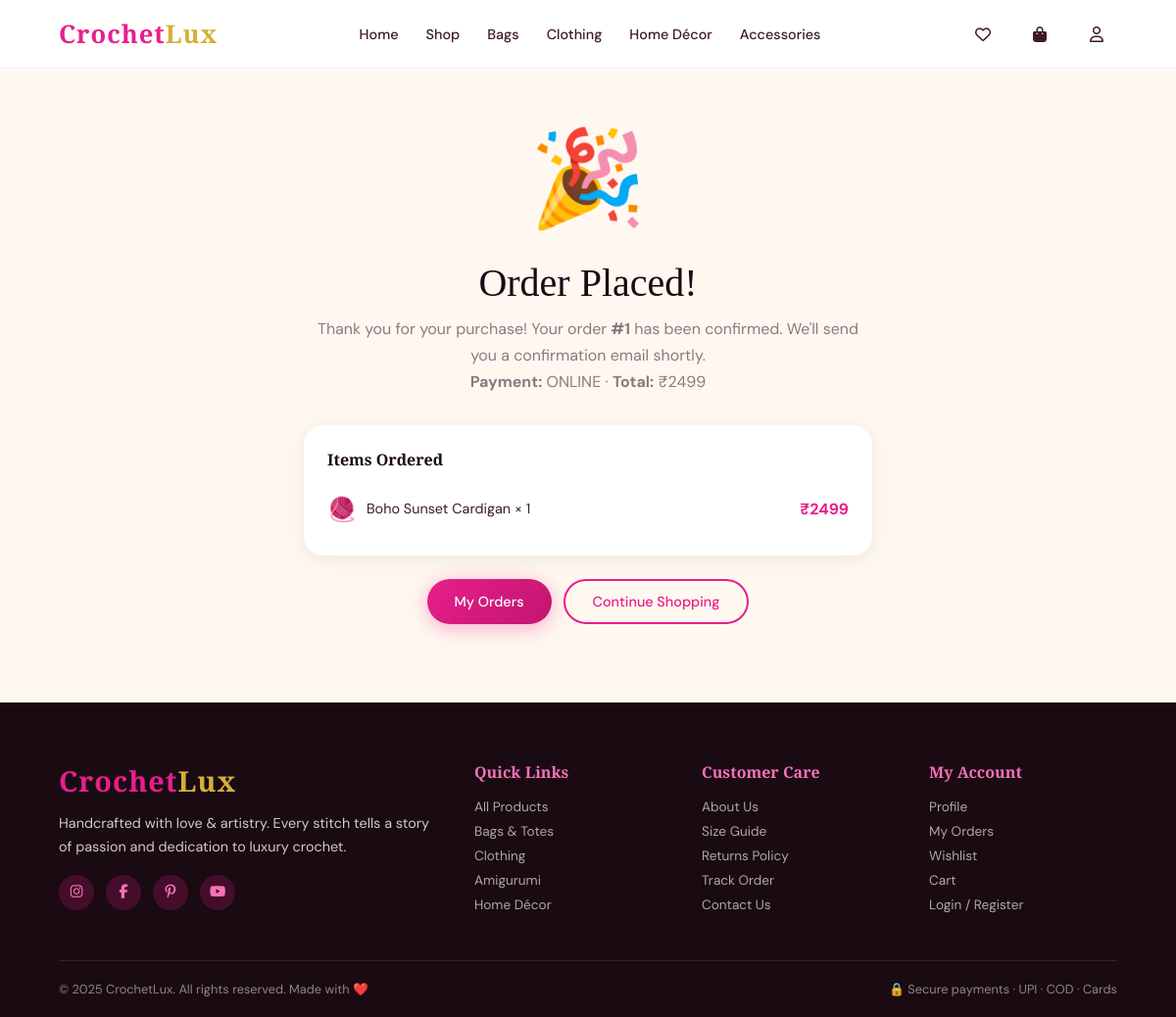
/order/success/1 (signed in), run on the app's committed database.
### tables this page shows
CREATE TABLE orders (
            id INTEGER PRIMARY KEY AUTOINCREMENT,
            user_id INTEGER,
            address_id INTEGER,
            total REAL,
            payment_method TEXT,
            payment_status TEXT DEFAULT 'pending',
            order_status TEXT DEFAULT 'placed',
            razorpay_order_id TEXT,
            created_at TIMESTAMP DEFAULT CURRENT_TIMESTAMP, coupon_code TEXT, discount REAL DEFAULT 0,
            FOREIGN KEY(user_id) REFERENCES users(id)
        );

CREATE TABLE order_items (
            id INTEGER PRIMARY KEY AUTOINCREMENT,
            order_id INTEGER,
            product_id INTEGER,
            quantity INTEGER,
            price REAL,
            FOREIGN KEY(order_id) REFERENCES orders(id),
            FOREIGN KEY(product_id) REFERENCES products(id)
        );

CREATE TABLE products (
            id INTEGER PRIMARY KEY AUTOINCREMENT,
            name TEXT NOT NULL,
            description TEXT,
            price REAL NOT NULL,
            original_price REAL,
            category TEXT,
            stock INTEGER DEFAULT 0,
            image TEXT,
            images TEXT DEFAULT '[]',
            is_featured INTEGER DEFAULT 0,
            created_at TIMESTAMP DEFAULT CURRENT_TIMESTAMP
        );

### app.py (the view)
@app.route('/order/success/<int:oid>')
@login_required
def order_success(oid):
    db    = get_db()
    order = db.execute("SELECT * FROM orders WHERE id=? AND user_id=?",
                       (oid, session['user_id'])).fetchone()
    if not order: db.close(); return redirect(url_for('my_orders'))
    items = db.execute("""SELECT oi.*,p.name,p.image FROM order_items oi
                          JOIN products p ON oi.product_id=p.id WHERE oi.order_id=?""",
                       (oid,)).fetchall()
    db.close()
    return render_template('order_success.html', order=order, items=items, cart_count=0)

### app.py (called while the page is built)
def get_db():
    db = sqlite3.connect('crochet.db')
    db.row_factory = sqlite3.Row
    return db

def login_required(f):
    @wraps(f)
    def dec(*a, **kw):
        if 'user_id' not in session:
            flash('Please login first', 'error')
            return redirect(url_for('login'))
        return f(*a, **kw)
    return dec

### templates/order_success.html (shortened to what this page needs)
{% extends 'base.html' %}
{% block content %}
<div class="success-wrapper">
  <div class="success-icon">🎉</div>
  <div class="success-title">Order Placed!</div>
  <p class="success-sub">
    Thank you for your purchase! Your order <strong>#{{ order['id'] }}</strong> has been confirmed.
    We'll send you a confirmation email shortly.<br>
    <strong>Payment:</strong> {{ order['payment_method']|upper }} ·
    <strong>Total:</strong> ₹{{ "%.0f"|format(order['total']) }}
  </p>
  <div class="order-card">
    <h4>Items Ordered</h4>
    {% for item in items %}
    <div class="order-item-row">
      <span style="font-size:1.5rem">{% if item['image'] %}🧶{% else %}🧶{% endif %}</span>
      <span style="flex:1;font-size:.9rem">{{ item['name'] }} × {{ item['quantity'] }}</span>
      <span style="font-weight:700;color:var(--pink)">₹{{ "%.0f"|format(item['price']*item['quantity']) }}</span>
    </div>
    {% endfor %}
  </div>
  <div class="success-actions">
    <a href="/orders" class="btn btn-primary">My Orders</a>
    <a href="/shop" class="btn btn-outline">Continue Shopping</a>
  </div>
</div>
{% endblock %}

### templates/base.html (style rules this page uses)
:root { --pink:#E91E8C; --pink-light:#f472b6; --pink-pale:#fff0f7; --pink-deep:#c0166e; --cream:#FFF8F0; --cream2:#fce4ec; --gold:#d4af37; --dark:#1a0a12; --text:#3d1a28; --gray:#8a7a82; --white:#ffffff; --radius:16px; --shadow:0 8px 40px rgba(233,30,140,0.15); --shadow2:0 20px 60px rgba(233,30,140,0.25); }
* { margin:0;padding:0;box-sizing:border-box }
html { scroll-behavior:smooth }
body { font-family:'DM Sans',sans-serif;background:var(--cream);color:var(--text);overflow-x:hidden }
a { text-decoration:none;color:inherit }
.btn { display:inline-flex;align-items:center;gap:8px;padding:12px 28px;border-radius:50px;font-size:.9rem;font-weight:500;cursor:pointer;transition:.3s;border:none;font-family:'DM Sans',sans-serif }
.btn-primary { background:linear-gradient(135deg,var(--pink),var(--pink-deep));color:#fff;box-shadow:0 4px 20px rgba(233,30,140,.35) }
.btn-outline { background:transparent;border:2px solid var(--pink);color:var(--pink) }

### templates/order_success.html (style rules this page uses)
.success-wrapper { padding:120px 5% 80px;text-align:center;max-width:700px;margin:0 auto }
.success-icon { font-size:6rem;animation:popIn .6s cubic-bezier(.34,1.56,.64,1) }
.success-title { font-family:'Playfair Display',serif;font-size:2.5rem;color:var(--dark);margin:20px 0 10px }
.success-sub { color:var(--gray);font-size:1rem;line-height:1.7;margin-bottom:30px }
.order-card { background:#fff;border-radius:20px;padding:24px;box-shadow:0 4px 20px rgba(0,0,0,.07);text-align:left;margin-bottom:24px }
.order-card h4 { font-family:'Playfair Display',serif;font-size:1rem;margin-bottom:16px;color:var(--dark) }
.order-item-row { display:flex;gap:10px;align-items:center;padding:8px 0;border-bottom:1px solid var(--cream2) }
.order-item-row:last-child { border-bottom:none }
.success-actions { display:flex;gap:12px;justify-content:center;flex-wrap:wrap }

### data on the page
orders: id "1", payment_method "ONLINE", total "2499"
order_items: name "Boho Sunset Cardigan", quantity "1", item['price']*item['quantity'] "2499"
